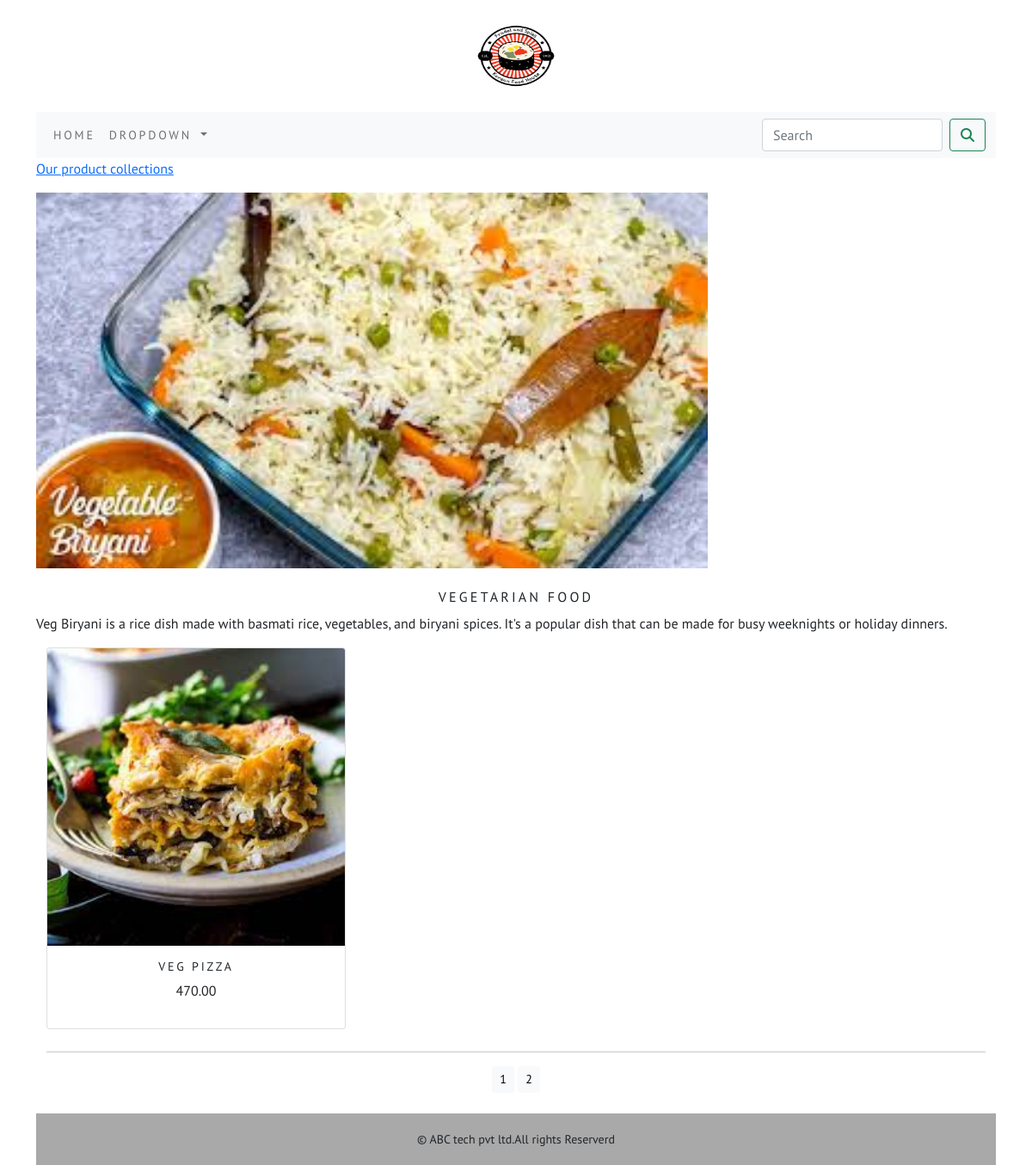
The app's page /shop/Vegetarian-Food/?page=2 with its own data.
### shop/models.py (models this page shows, shortened)
class Category(models.Model):
    name=models.CharField(max_length=250,unique=True)
    slug=models.SlugField(max_length=250,unique=True)
    description=models.TextField(blank=True)
    image=models.ImageField(upload_to='category',blank=True)
    class Meta:
        ordering=('name',)
        verbose_name='category'
        verbose_name_plural='categories'
    def get_url(self):
        return reverse('shop:products_by_category',args=[self.slug])

class Product(models.Model):
    name=models.CharField(max_length=250,unique=True)
    slug=models.SlugField(max_length=250,unique=True)
    description=models.TextField(blank=True)
    price=models.DecimalField(max_digits=10,decimal_places=2)
    category=models.ForeignKey(Category,on_delete=models.CASCADE)
    image=models.ImageField(upload_to='product',blank=True)
    stock=models.IntegerField()
    available=models.BooleanField(default=True)
    created=models.DateTimeField(auto_now_add=True)
    updated=models.DateTimeField(auto_now=True)
    def get_url(self):
        return  reverse('shop:prodCatdetail',args=[self.category.slug,self.slug])
    class Meta:
        ordering=('name',)
        verbose_name='product'
        verbose_name_plural='products'

### shop/views.py (the view)
# urls.py: path('',views.allProdCat,name='allProdCat'),
def allProdCat(request,c_slug=None):
    c_page=None
    products_list=None
    if c_slug!=None:
        c_page=get_object_or_404(Category,slug=c_slug)
        products_list=Product.objects.all().filter(category=c_page,available=True)
    else:
        products_list = Product.objects.all().filter(available=True)
    paginator=Paginator(products_list,6)
    try:
        page=int(request.GET.get('page','1'))
    except:
        page=1
    try:
        products=paginator.page(page)
    except (EmptyPage,InvalidPage):
        products=paginator.page(paginator.num_pages)
    return render(request,"category.html",{'category':c_page,'products':products})

### cart/context_processors.py (called while the page is built)
def counter(request):
    item_count=0
    if 'admin' in request.path:
        return  {}
    else:
        try:
            cart=Cart.objects.filter(cart_id=cart_id(request))
            cart_items=CartItem.objects.all().filter(cart=cart[:1])
            for cart_item in cart_items:
                item_count += cart_item.quantity
        except Cart.DoesNotExist:
            item_count = 0
    return dict(item_count=item_count)

### cart/views.py (called while the page is built)
def cart_id(request):
    cart=request.session.session_key
    if not cart:
        cart=request.session.create()
    return cart

### shop/context_processors.py (called while the page is built)
def menu_links(request):
    links=Category.objects.all()
    return dict(links=links)

### templates/category.html (shortened to what this page needs)
{% extends 'base.html' %}
{% load static %}
{% block content %}
{% if category %}
<div>
    <div class="row my-row-class">
        <div class="mx-auto">
        <p><a href="{% url 'shop:allProdCat' %}">Our product collections</a></p>
    </div>
        </div>
</div>
{% endif %}
<div class="mx_auto">
    {% if category %}
    <img class="my_img" src="{{category.image.url}}" alt="{{category.name}}">
</div>
<br>
<div>
    <h1 class="text-center my_title">{{ category.name }}</h1>
    <p class="text-justify">{{ category.description }}</p>
</div>
{% endif %}
<div class="container">
    <div class="row mx_auto">
        {% for product in products.object_list %}
        <div class="my_bottom_margin col-9 col-sm-12 col-md-4  col-lg-4">
            <div class="card text-center" style="min-width:18rem;">
                <a href="{{product.get_url}}"><img class="card-img-top my-image" src="{{product.image.url}}" alt="{{product.name}}"></a>
                <div class="card-body">
                   <h4>{{product.name}}</h4>
                    <p>{{product.price}}</p>
                </div>
            </div>
        </div>
        {% endfor %}
    </div>
    <div class="mx-auto">
        {% if products.paginator.num_pages > 1 %}
       <hr>
        <div class="text-center">
            {% for pg in products.paginator.page_range %}
                <a href="?page={{pg}}" class="btn btn-light btn-sm {% if products.number == pg %} active {% endif %}">{{pg}}</a>
            {% endfor %}
        </div>
         {% endif %}
    </div>
    <br>
</div>
{% endblock %}

### static/css/custom.css (style rules this page uses)
body { font-family: 'PT Sans', sans-serif; }
.my-row-class .mx-auto { color:#000; }
.my_img { width:70%; height :auto; }
.my_title { font-size:16px; text-transform:uppercase; letter-spacing:.2em; }
.my_bottom_margin { margin-bottom:10px; }
.card-body h4 { font-size:14px; text-transform:uppercase; letter-spacing:.2em; }

### records on screen
Category: image (picture), name "VEGETARIAN FOOD", description "Veg Biryani is a rice dish made with basmati rice, vegetables, and biryani spices. It's a popular dish that can be made for busy weeknights or holiday dinners."
Product: image (picture), name "VEG PIZZA", price "470.00"

### other values on screen
{{ pg }} "1" "2"
